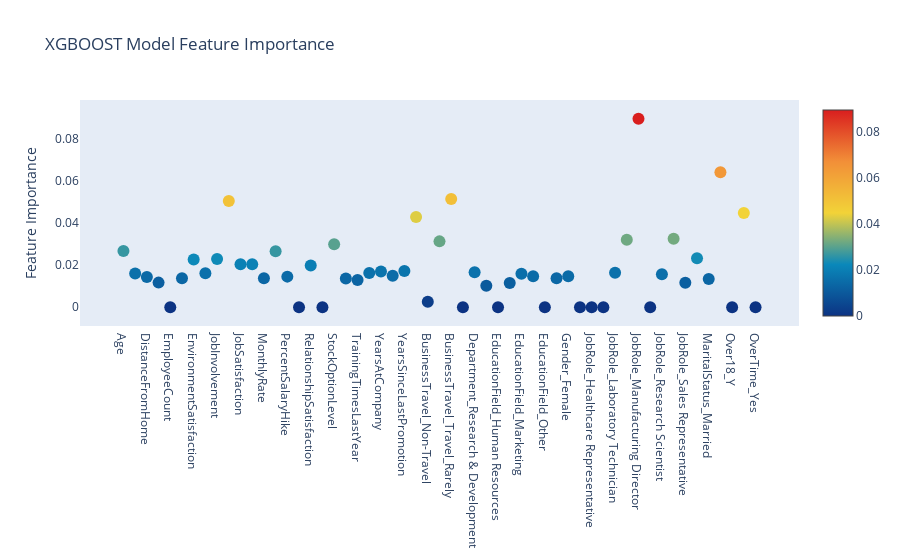

Notebook code cell kept with this figure:
### Code cell
# Scatter plot 
trace = go.Scatter(
    y = xgb_cfl.feature_importances_,
    x = attrition_final.columns.values,
    mode='markers',
    marker=dict(
        sizemode = 'diameter',
        sizeref = 1.3,
        size = 12,
        color = xgb_cfl.feature_importances_,
        colorscale='Portland',
        showscale=True
    ),
    text = attrition_final.columns.values
)
data = [trace]

layout= go.Layout(
    autosize= True,
    title= 'XGBOOST Model Feature Importance',
    hovermode= 'closest',
     xaxis= dict(
         ticklen= 5,
         showgrid=False,
        zeroline=False,
        showline=False
     ),
    yaxis=dict(
        title= 'Feature Importance',
        showgrid=False,
        zeroline=False,
        ticklen= 5,
        gridwidth= 2
    ),
    showlegend= False
)
fig = go.Figure(data=data, layout=layout)
py.iplot(fig,filename='scatter')

### Figure 1 — Plotly figure (JSON) as saved in the notebook; plotly's stock layout.template omitted (floating-point values rounded to 4 significant figures)
{"data": [{"marker": {"color": [0.02664, 0.016, 0.01433, 0.01167, 0, 0.01372, 0.02261, 0.01609, 0.02287, 0.05038, 0.02043, 0.02043, 0.01375, 0.02661, 0.01451, 0, 0.01975, 0, 0.02983, 0.01364, 0.01296, 0.0162, 0.01697, 0.01498, 0.01723, 0.04284, 0.002614, 0.03126, 0.05138, 0, 0.01665, 0.01017, 0, 0.01152, 0.01584, 0.0147, 0, 0.01378, 0.01465, 0, 0, 0, 0.01634, 0.03206, 0.08945, 0, 0.01567, 0.03246, 0.01162, 0.0232, 0.01343, 0.06405, 0, 0.0447, 0], "colorscale": [[0, "rgb(12,51,131)"], [0.25, "rgb(10,136,186)"], [0.5, "rgb(242,211,56)"], [0.75, "rgb(242,143,56)"], [1, "rgb(217,30,30)"]], "showscale": true, "size": 12, "sizemode": "diameter", "sizeref": 1.3}, "mode": "markers", "text": ["Age", "DailyRate", "DistanceFromHome", "Education", "EmployeeCount", "EmployeeNumber", "EnvironmentSatisfaction", "HourlyRate", "JobInvolvement", "JobLevel", "JobSatisfaction", "MonthlyIncome", "MonthlyRate", "NumCompaniesWorked", "PercentSalaryHike", "PerformanceRating", "RelationshipSatisfaction", "StandardHours", "StockOptionLevel", "TotalWorkingYears", "TrainingTimesLastYear", "WorkLifeBalance", "YearsAtCompany", "YearsInCurrentRole", "YearsSinceLastPromotion", "YearsWithCurrManager", "BusinessTravel_Non-Travel", "BusinessTravel_Travel_Frequently", "BusinessTravel_Travel_Rarely", "Department_Human Resources", "Department_Research & Development", "Department_Sales", "EducationField_Human Resources", "EducationField_Life Sciences", "EducationField_Marketing", "EducationField_Medical", "EducationField_Other", "EducationField_Technical Degree", "Gender_Female", "Gender_Male", "JobRole_Healthcare Representative", "JobRole_Human Resources", "JobRole_Laboratory Technician", "JobRole_Manager", "JobRole_Manufacturing Director", "JobRole_Research Director", "JobRole_Research Scientist", "JobRole_Sales Executive", "JobRole_Sales Representative", "MaritalStatus_Divorced", "MaritalStatus_Married", "MaritalStatus_Single", "Over18_Y", "OverTime_No", "OverTime_Yes"], "type": "scatter", "x": ["Age", "DailyRate", "DistanceFromHome", "Education", "EmployeeCount", "EmployeeNumber", "EnvironmentSatisfaction", "HourlyRate", "JobInvolvement", "JobLevel", "JobSatisfaction", "MonthlyIncome", "MonthlyRate", "NumCompaniesWorked", "PercentSalaryHike", "PerformanceRating", "RelationshipSatisfaction", "StandardHours", "StockOptionLevel", "TotalWorkingYears", "TrainingTimesLastYear", "WorkLifeBalance", "YearsAtCompany", "YearsInCurrentRole", "YearsSinceLastPromotion", "YearsWithCurrManager", "BusinessTravel_Non-Travel", "BusinessTravel_Travel_Frequently", "BusinessTravel_Travel_Rarely", "Department_Human Resources", "Department_Research & Development", "Department_Sales", "EducationField_Human Resources", "EducationField_Life Sciences", "EducationField_Marketing", "EducationField_Medical", "EducationField_Other", "EducationField_Technical Degree", "Gender_Female", "Gender_Male", "JobRole_Healthcare Representative", "JobRole_Human Resources", "JobRole_Laboratory Technician", "JobRole_Manager", "JobRole_Manufacturing Director", "JobRole_Research Director", "JobRole_Research Scientist", "JobRole_Sales Executive", "JobRole_Sales Representative", "MaritalStatus_Divorced", "MaritalStatus_Married", "MaritalStatus_Single", "Over18_Y", "OverTime_No", "OverTime_Yes"], "y": [0.02664, 0.016, 0.01433, 0.01167, 0, 0.01372, 0.02261, 0.01609, 0.02287, 0.05038, 0.02043, 0.02043, 0.01375, 0.02661, 0.01451, 0, 0.01975, 0, 0.02983, 0.01364, 0.01296, 0.0162, 0.01697, 0.01498, 0.01723, 0.04284, 0.002614, 0.03126, 0.05138, 0, 0.01665, 0.01017, 0, 0.01152, 0.01584, 0.0147, 0, 0.01378, 0.01465, 0, 0, 0, 0.01634, 0.03206, 0.08945, 0, 0.01567, 0.03246, 0.01162, 0.0232, 0.01343, 0.06405, 0, 0.0447, 0]}], "layout": {"autosize": true, "hovermode": "closest", "showlegend": false, "title": {"text": "XGBOOST Model Feature Importance"}, "xaxis": {"showgrid": false, "showline": false, "ticklen": 5, "zeroline": false}, "yaxis": {"gridwidth": 2, "showgrid": false, "ticklen": 5, "title": {"text": "Feature Importance"}, "zeroline": false}}}
